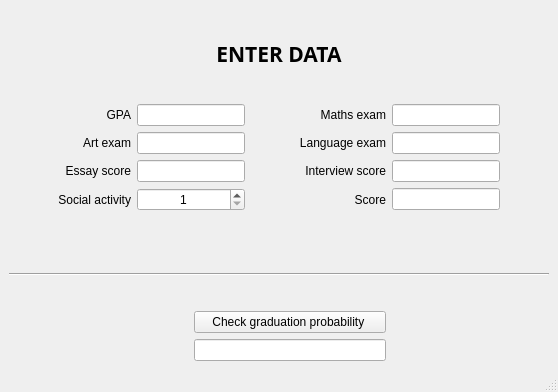
<?xml version="1.0" encoding="UTF-8"?>
<ui version="4.0">
 <class>MainWindow</class>
 <widget class="QMainWindow" name="MainWindow">
  <property name="geometry">
   <rect>
    <x>0</x>
    <y>0</y>
    <width>558</width>
    <height>392</height>
   </rect>
  </property>
  <property name="windowTitle">
   <string>MainWindow</string>
  </property>
  <widget class="QWidget" name="centralwidget">
   <property name="sizePolicy">
    <sizepolicy hsizetype="Fixed" vsizetype="Fixed">
     <horstretch>0</horstretch>
     <verstretch>0</verstretch>
    </sizepolicy>
   </property>
   <layout class="QGridLayout" name="gridLayout">
    <item row="0" column="0" colspan="8">
     <widget class="QLabel" name="input_label">
      <property name="enabled">
       <bool>true</bool>
      </property>
      <property name="font">
       <font>
        <family>Courier 10 Pitch</family>
        <pointsize>16</pointsize>
        <weight>75</weight>
        <bold>true</bold>
       </font>
      </property>
      <property name="text">
       <string>ENTER DATA</string>
      </property>
      <property name="textFormat">
       <enum>Qt::AutoText</enum>
      </property>
      <property name="alignment">
       <set>Qt::AlignCenter</set>
      </property>
     </widget>
    </item>
    <item row="1" column="1">
     <widget class="QLabel" name="gpa_label">
      <property name="text">
       <string>GPA</string>
      </property>
      <property name="alignment">
       <set>Qt::AlignRight|Qt::AlignTrailing|Qt::AlignVCenter</set>
      </property>
     </widget>
    </item>
    <item row="1" column="2" colspan="2">
     <widget class="QLineEdit" name="gpa_edit"/>
    </item>
    <item row="1" column="5">
     <widget class="QLabel" name="maths_label">
      <property name="text">
       <string>Maths exam</string>
      </property>
      <property name="alignment">
       <set>Qt::AlignRight|Qt::AlignTrailing|Qt::AlignVCenter</set>
      </property>
     </widget>
    </item>
    <item row="1" column="6">
     <widget class="QLineEdit" name="maths_edit"/>
    </item>
    <item row="2" column="0">
     <spacer name="horizontalSpacer_2">
      <property name="orientation">
       <enum>Qt::Horizontal</enum>
      </property>
      <property name="sizeHint" stdset="0">
       <size>
        <width>40</width>
        <height>20</height>
       </size>
      </property>
     </spacer>
    </item>
    <item row="2" column="1">
     <widget class="QLabel" name="art_label">
      <property name="text">
       <string>Art exam</string>
      </property>
      <property name="alignment">
       <set>Qt::AlignRight|Qt::AlignTrailing|Qt::AlignVCenter</set>
      </property>
     </widget>
    </item>
    <item row="2" column="2" colspan="2">
     <widget class="QLineEdit" name="art_edit"/>
    </item>
    <item row="2" column="4">
     <spacer name="horizontalSpacer">
      <property name="orientation">
       <enum>Qt::Horizontal</enum>
      </property>
      <property name="sizeHint" stdset="0">
       <size>
        <width>40</width>
        <height>20</height>
       </size>
      </property>
     </spacer>
    </item>
    <item row="2" column="5">
     <widget class="QLabel" name="language_label">
      <property name="text">
       <string>Language exam</string>
      </property>
      <property name="alignment">
       <set>Qt::AlignRight|Qt::AlignTrailing|Qt::AlignVCenter</set>
      </property>
     </widget>
    </item>
    <item row="2" column="6">
     <widget class="QLineEdit" name="language_edit"/>
    </item>
    <item row="2" column="7">
     <spacer name="horizontalSpacer_3">
      <property name="orientation">
       <enum>Qt::Horizontal</enum>
      </property>
      <property name="sizeHint" stdset="0">
       <size>
        <width>40</width>
        <height>20</height>
       </size>
      </property>
     </spacer>
    </item>
    <item row="3" column="1">
     <widget class="QLabel" name="essay_label">
      <property name="text">
       <string>Essay score</string>
      </property>
      <property name="alignment">
       <set>Qt::AlignRight|Qt::AlignTrailing|Qt::AlignVCenter</set>
      </property>
     </widget>
    </item>
    <item row="3" column="2" colspan="2">
     <widget class="QLineEdit" name="essay_edit"/>
    </item>
    <item row="3" column="5">
     <widget class="QLabel" name="interview_label">
      <property name="text">
       <string>Interview score</string>
      </property>
      <property name="alignment">
       <set>Qt::AlignRight|Qt::AlignTrailing|Qt::AlignVCenter</set>
      </property>
     </widget>
    </item>
    <item row="3" column="6">
     <widget class="QLineEdit" name="interview_edit"/>
    </item>
    <item row="4" column="1">
     <widget class="QLabel" name="social_label">
      <property name="text">
       <string>Social activity</string>
      </property>
      <property name="alignment">
       <set>Qt::AlignRight|Qt::AlignTrailing|Qt::AlignVCenter</set>
      </property>
     </widget>
    </item>
    <item row="4" column="2" colspan="2">
     <widget class="QSpinBox" name="social_box">
      <property name="alignment">
       <set>Qt::AlignCenter</set>
      </property>
      <property name="minimum">
       <number>1</number>
      </property>
      <property name="maximum">
       <number>5</number>
      </property>
     </widget>
    </item>
    <item row="4" column="5">
     <widget class="QLabel" name="score_label">
      <property name="text">
       <string>Score</string>
      </property>
      <property name="alignment">
       <set>Qt::AlignRight|Qt::AlignTrailing|Qt::AlignVCenter</set>
      </property>
     </widget>
    </item>
    <item row="4" column="6">
     <widget class="QLineEdit" name="score_edit"/>
    </item>
    <item row="5" column="0" rowspan="2" colspan="8">
     <widget class="Line" name="line_2">
      <property name="orientation">
       <enum>Qt::Horizontal</enum>
      </property>
     </widget>
    </item>
    <item row="6" column="3" colspan="3">
     <widget class="QPushButton" name="pushButton">
      <property name="text">
       <string>Check graduation probability </string>
      </property>
     </widget>
    </item>
    <item row="7" column="3" colspan="3">
     <widget class="QLineEdit" name="graduation"/>
    </item>
   </layout>
  </widget>
  <widget class="QMenuBar" name="menubar">
   <property name="geometry">
    <rect>
     <x>0</x>
     <y>0</y>
     <width>558</width>
     <height>25</height>
    </rect>
   </property>
  </widget>
  <widget class="QStatusBar" name="statusbar"/>
 </widget>
 <resources/>
 <connections/>
</ui>
